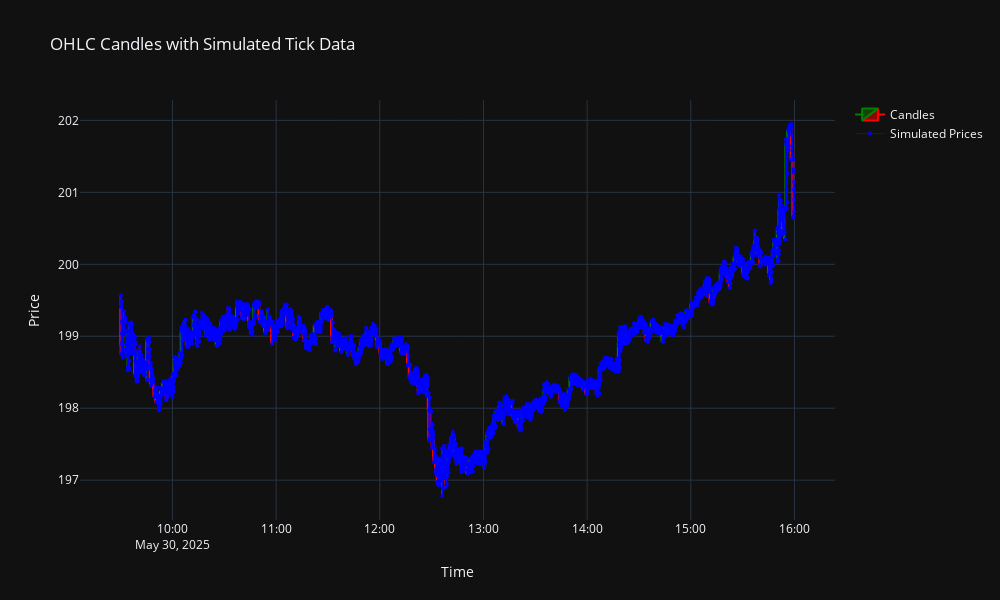

The code cell stored with this chart in its notebook:
### Code cell
plot_candles_with_price_stream(df, prices)

### Figure 1 — Plotly figure (JSON) as saved in the notebook; plotly's stock layout.template omitted (floating-point values rounded to 4 significant figures; data arrays with more than 128 entries replaced by an {"elided": "..."} marker saying what was removed)
{"data": [{"close": {"elided": "388 float values"}, "decreasing": {"line": {"color": "red"}}, "high": {"elided": "388 float values"}, "increasing": {"line": {"color": "green"}}, "low": {"elided": "388 float values"}, "name": "Candles", "open": {"elided": "388 float values"}, "type": "candlestick", "x": {"elided": "388 str values"}}, {"line": {"color": "blue", "width": 1}, "marker": {"size": 4}, "mode": "lines+markers", "name": "Simulated Prices", "type": "scatter", "x": {"elided": "3844 str values"}, "y": {"elided": "3844 float values"}}], "layout": {"height": 600, "title": {"text": "OHLC Candles with Simulated Tick Data"}, "width": 1000, "xaxis": {"rangeslider": {"visible": false}, "title": {"text": "Time"}}, "yaxis": {"title": {"text": "Price"}}}}
